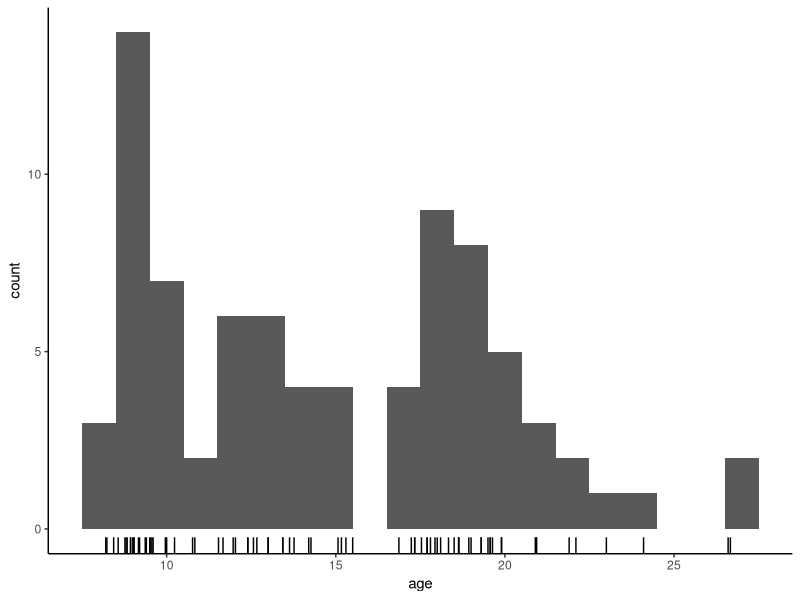
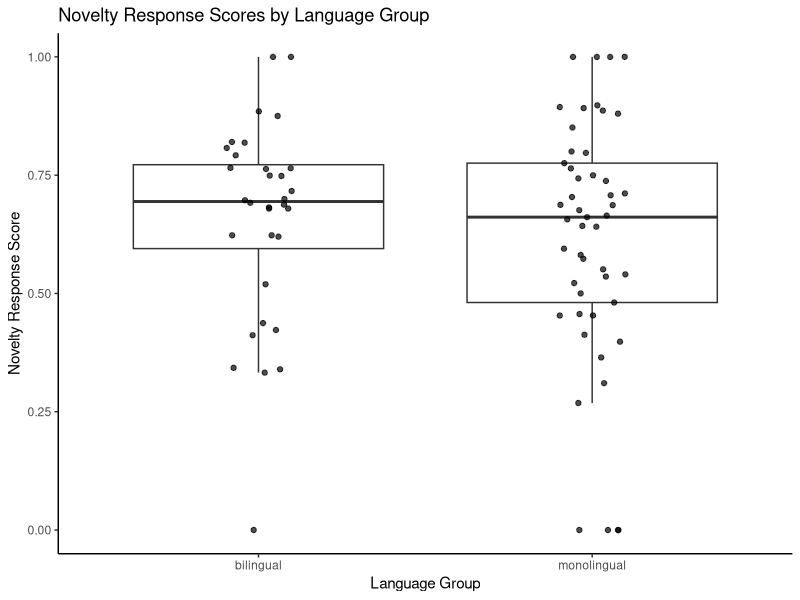
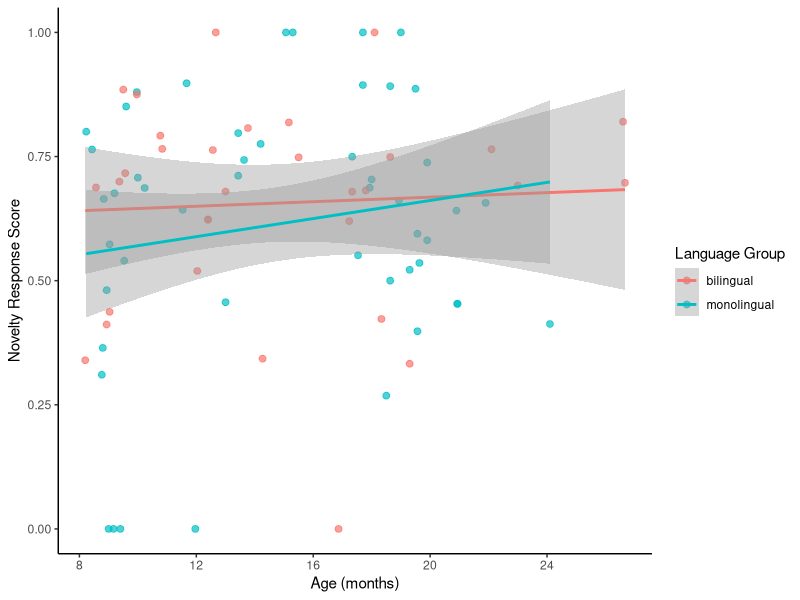
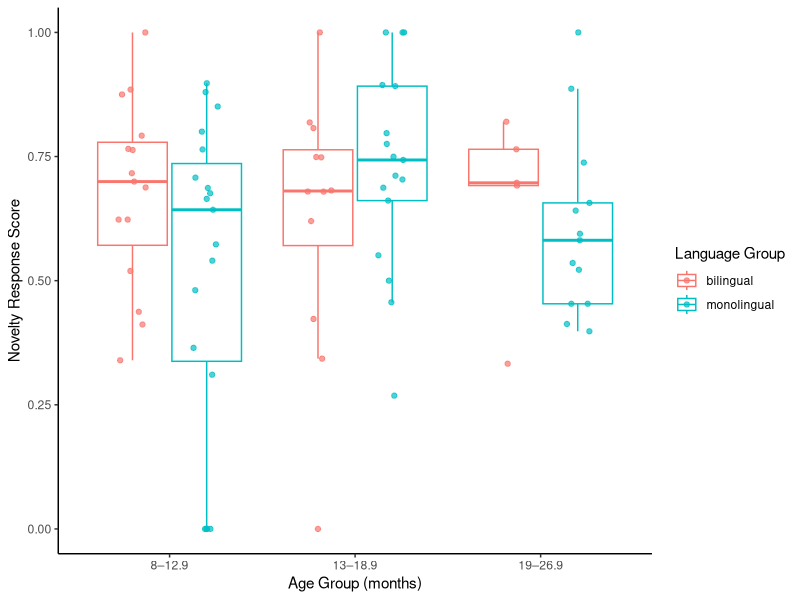
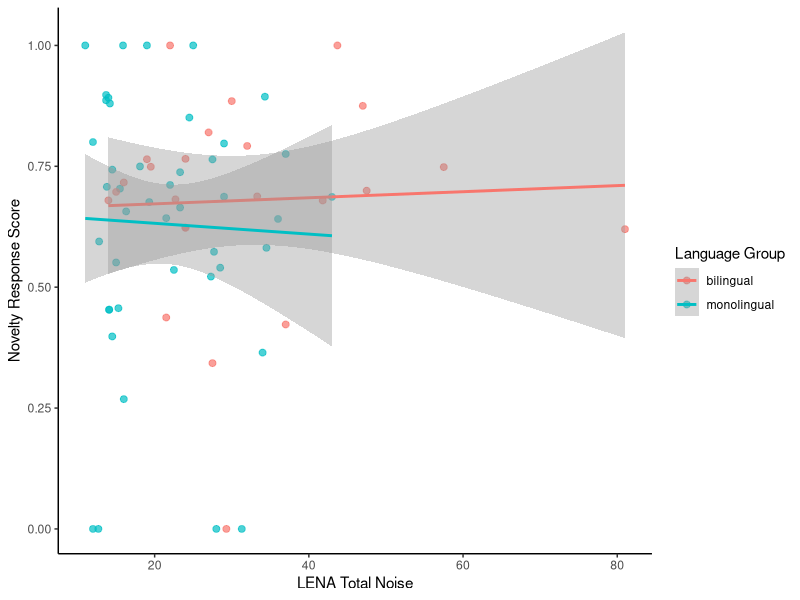
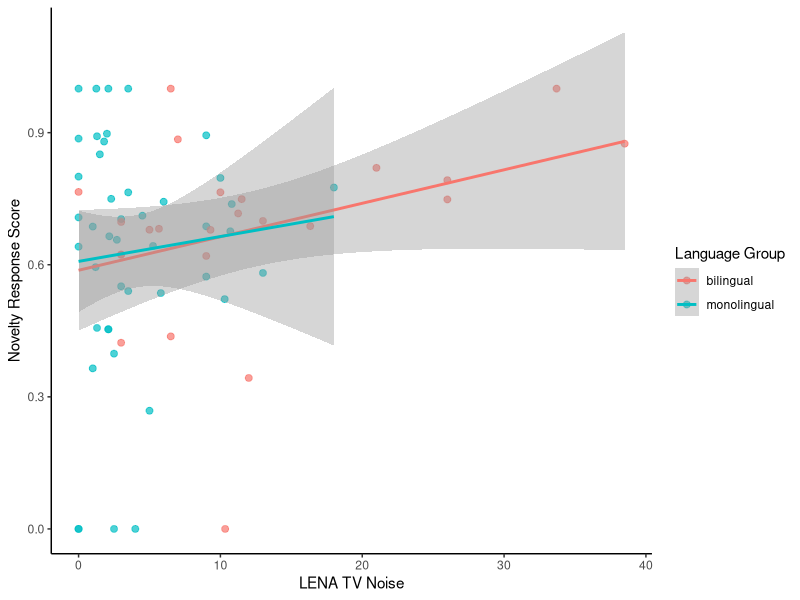

Recreate these plots in R, in order.
## ---- chunk 1
library(dplyr)
hab <- read.csv("hab.csv")
age <- read.csv("age.csv")
lena <- read.csv("lena.csv")
mcdi <- read.csv("mcdi.csv")

#79 participants (including V1 and V2 data points) with hab data
#this only includes kids who did habituate
hab <- hab %>%
  left_join(age, by = "Participant")

hab <- hab %>%
  left_join(lena, by = "Participant")

#which kids are missing lena data
hab %>%
  filter(is.na(noise_sum)) %>%
  pull(Participant)

#19 kids 
#[1] "M05ES"     "M08SA"     "M43EW"     "M47JJ"     "M48DZ"    
#[6] "M08SA_V2"  "M24JB_V2"  "M37JD_V2"  "B04DR"     "B06JR"    
#[11] "B10KG"     "B17YT"     "B22JR"     "B24EBR"    "B23RF"    
#[16] "B29NRP"    "B31ZR"     "B32NF"     "B12KRM_V2"

hab <- hab %>%
  left_join(mcdi, by = "Participant")

#which kids are missing mcdi data
hab %>%
  filter(is.na(mcdi)) %>%
  pull(Participant)

#32 kids 
#[1] "M11BLP"    "M22AS"     "M41GG"     "M43EW"     "M45DA"    
#[6] "M47JJ"     "M48DZ"     "M46CC"     "M12RO_V2"  "M13CY_V2" 
#[11] "M37JD_V2"  "B05ET"     "B10KG"     "B16LR"     "B17YT"    
#[16] "B18LS"     "B21HM"     "B22JR"     "B24EBR"    "B23RF"    
#[21] "B27KDS"    "B28APF"    "B30MR"     "B29NRP"    "B31ZR"    
#[26] "B34ES"     "B26GB"     "B32NF"     "B33KLH"    "B05ET_V2" 
#[31] "B11ARF_V2" "B12KRM_V2"

# add a language column
hab <- hab %>%
  mutate(
    language = case_when(
      grepl("^M", Participant) ~ "monolingual",
      grepl("^B", Participant) ~ "bilingual",
      TRUE ~ NA_character_
    )
  )
## ---- chunk 2
# creating age group bins
hab <- hab %>%
  mutate(
    age_group = case_when(
      age >= 8  & age < 13 ~ "8–12.9",
      age >= 13 & age < 19 ~ "13–18.9",
      age >= 19 & age < 27 ~ "19–26.9",
      TRUE ~ NA_character_
    ),
    age_group = factor(
      age_group,
      levels = c("8–12.9", "13–18.9", "19–26.9")
    )
  )


library(ggplot2)
ggplot(hab, aes(x = age)) +
  geom_histogram(binwidth = 1) +
  geom_rug() +
  theme_classic()
## ---- chunk 3
# seeing how many kids have a V2 data point for habit data 
hab$visit <- ifelse(grepl("_V2$", hab$Participant), "V2", "V1")

table(hab$language, hab$visit)

#            V1 V2
#bilingual   28  3
#monolingual 32 16
## ---- chunk 4
library(lme4)

m1 <- lm(nov_score ~ age * language, data = hab)
summary(m1)

m2 <- lm(hab_trials ~ age * language, data = hab)
summary(m2)

m3 <- lm(nov1 ~ age * language, data = hab)
summary(m3)
## ---- chunk 5
# subsetting data to run separate analyses
mono <- hab %>% filter(language == "monolingual")
bi   <- hab %>% filter(language == "bilingual")
## ---- chunk 6
m4 <- lm(nov_score ~ tv, data = bi)
summary(m4)
# tv main effect p=0.0525 for bilingual sample

m5 <- lm(nov_score ~ noise_sum, data = mono)
summary(m5)

m6 <- lm(hab_trials ~ tv, data = bi)
summary(m6)

m7 <- lm(hab_trials ~ noise_sum, data = mono)
summary(m7)

m8 <- lm(nov1 ~ tv, data = bi)
summary(m8)

m9 <- lm(nov1 ~ noise_sum, data = mono)
summary(m9)
## ---- chunk 7
library(ggplot2)

ggplot(hab, aes(x = language, y = nov_score)) +
  geom_boxplot(outlier.shape = NA) +
  geom_jitter(width = 0.1, alpha = 0.7) +
  labs(
    x = "Language Group",
    y = "Novelty Response Score",
    title = "Novelty Response Scores by Language Group"
  ) +
  theme_classic()
## ---- chunk 8
ggplot(hab, aes(x = age, y = nov_score, color = language)) +
  geom_point(size = 2, alpha = 0.7) +
  geom_smooth(method = "lm", se = TRUE) +
  labs(
    x = "Age (months)",
    y = "Novelty Response Score",
    color = "Language Group"
  ) +
  theme_classic()
## ---- chunk 9
ggplot(hab, aes(x = age_group, y = nov_score, color = language)) +
  geom_boxplot(position = position_dodge(width = 0.8),
               outlier.shape = NA) +
  geom_jitter(position = position_jitterdodge(
    jitter.width = 0.15,
    dodge.width = 0.8
  ),
  alpha = 0.7) +
  labs(
    x = "Age Group (months)",
    y = "Novelty Response Score",
    color = "Language Group"
  ) +
  theme_classic()

## ---- chunk 10
ggplot(hab, aes(x = noise_sum, y = nov_score, color = language)) +
  geom_point(size = 2, alpha = 0.7) +
  geom_smooth(method = "lm", se = TRUE) +
  labs(
    x = "LENA Total Noise",
    y = "Novelty Response Score",
    color = "Language Group"
  ) +
  theme_classic()
## ---- chunk 11
ggplot(hab, aes(x = tv, y = nov_score, color = language)) +
  geom_point(size = 2, alpha = 0.7) +
  geom_smooth(method = "lm", se = TRUE) +
  labs(
    x = "LENA TV Noise",
    y = "Novelty Response Score",
    color = "Language Group"
  ) +
  theme_classic()
